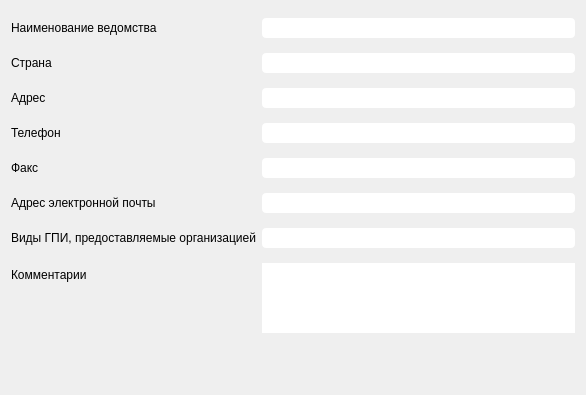
<?xml version="1.0" encoding="UTF-8"?>
<ui version="4.0">
 <class>EditDepartments</class>
 <widget class="QWidget" name="EditDepartments">
  <property name="geometry">
   <rect>
    <x>0</x>
    <y>0</y>
    <width>586</width>
    <height>395</height>
   </rect>
  </property>
  <property name="font">
   <font>
    <pointsize>9</pointsize>
   </font>
  </property>
  <property name="windowTitle">
   <string>Новая запись</string>
  </property>
  <layout class="QGridLayout" name="gridLayout">
   <item row="0" column="0" colspan="2">
    <layout class="QFormLayout" name="formLayout">
     <property name="verticalSpacing">
      <number>13</number>
     </property>
     <property name="topMargin">
      <number>5</number>
     </property>
     <item row="0" column="0">
      <widget class="QLabel" name="label">
       <property name="font">
        <font>
         <pointsize>9</pointsize>
        </font>
       </property>
       <property name="text">
        <string>Наименование ведомства</string>
       </property>
      </widget>
     </item>
     <item row="0" column="1">
      <widget class="QLineEdit" name="lineName">
       <property name="font">
        <font>
         <pointsize>9</pointsize>
        </font>
       </property>
       <property name="styleSheet">
        <string notr="true">QLineEdit{
border-radius:4;
border-width:1px;
max-height:20px;
min-height:20px;

}</string>
       </property>
      </widget>
     </item>
     <item row="1" column="0">
      <widget class="QLabel" name="label_3">
       <property name="font">
        <font>
         <pointsize>9</pointsize>
        </font>
       </property>
       <property name="text">
        <string>Страна</string>
       </property>
      </widget>
     </item>
     <item row="1" column="1">
      <widget class="QLineEdit" name="lineCountry">
       <property name="font">
        <font>
         <pointsize>9</pointsize>
        </font>
       </property>
       <property name="styleSheet">
        <string notr="true">QLineEdit{
border-radius:4;
border-width:1px;
max-height:20px;
min-height:20px;

}</string>
       </property>
      </widget>
     </item>
     <item row="2" column="0">
      <widget class="QLabel" name="label_2">
       <property name="font">
        <font>
         <pointsize>9</pointsize>
        </font>
       </property>
       <property name="text">
        <string>Адрес</string>
       </property>
      </widget>
     </item>
     <item row="2" column="1">
      <widget class="QLineEdit" name="lineAddress">
       <property name="font">
        <font>
         <pointsize>9</pointsize>
        </font>
       </property>
       <property name="styleSheet">
        <string notr="true">QLineEdit{
border-radius:4;
border-width:1px;
max-height:20px;
min-height:20px;

}</string>
       </property>
      </widget>
     </item>
     <item row="3" column="0">
      <widget class="QLabel" name="label_4">
       <property name="font">
        <font>
         <pointsize>9</pointsize>
        </font>
       </property>
       <property name="text">
        <string>Телефон</string>
       </property>
      </widget>
     </item>
     <item row="3" column="1">
      <widget class="QLineEdit" name="linePhone">
       <property name="font">
        <font>
         <pointsize>9</pointsize>
        </font>
       </property>
       <property name="styleSheet">
        <string notr="true">QLineEdit{
border-radius:4;
border-width:1px;
max-height:20px;
min-height:20px;

}</string>
       </property>
      </widget>
     </item>
     <item row="4" column="0">
      <widget class="QLabel" name="label_5">
       <property name="font">
        <font>
         <pointsize>9</pointsize>
        </font>
       </property>
       <property name="text">
        <string>Факс</string>
       </property>
      </widget>
     </item>
     <item row="4" column="1">
      <widget class="QLineEdit" name="lineFax">
       <property name="font">
        <font>
         <pointsize>9</pointsize>
        </font>
       </property>
       <property name="styleSheet">
        <string notr="true">QLineEdit{
border-radius:4;
border-width:1px;
max-height:20px;
min-height:20px;

}</string>
       </property>
      </widget>
     </item>
     <item row="5" column="0">
      <widget class="QLabel" name="label_7">
       <property name="font">
        <font>
         <pointsize>9</pointsize>
        </font>
       </property>
       <property name="text">
        <string>Адрес электронной почты</string>
       </property>
      </widget>
     </item>
     <item row="5" column="1">
      <widget class="QLineEdit" name="lineEmail">
       <property name="font">
        <font>
         <pointsize>9</pointsize>
        </font>
       </property>
       <property name="styleSheet">
        <string notr="true">QLineEdit{
border-radius:4;
border-width:1px;
max-height:20px;
min-height:20px;

}</string>
       </property>
      </widget>
     </item>
     <item row="6" column="0">
      <widget class="QLabel" name="label_8">
       <property name="font">
        <font>
         <pointsize>9</pointsize>
        </font>
       </property>
       <property name="text">
        <string>Виды ГПИ, предоставляемые организацией</string>
       </property>
      </widget>
     </item>
     <item row="6" column="1">
      <widget class="QLineEdit" name="lineGPI">
       <property name="font">
        <font>
         <pointsize>9</pointsize>
        </font>
       </property>
       <property name="styleSheet">
        <string notr="true">QLineEdit{
border-radius:4;
border-width:1px;
max-height:20px;
min-height:20px;

}</string>
       </property>
      </widget>
     </item>
     <item row="7" column="0">
      <widget class="QLabel" name="label_6">
       <property name="font">
        <font>
         <pointsize>9</pointsize>
        </font>
       </property>
       <property name="text">
        <string>Комментарии</string>
       </property>
      </widget>
     </item>
     <item row="7" column="1">
      <widget class="QTextEdit" name="textEdit">
       <property name="styleSheet">
        <string notr="true">QTextEdit{
border-radius:8;
border-width:1px;
max-height:70px;
min-height:70px;

}</string>
       </property>
      </widget>
     </item>
    </layout>
   </item>
   <item row="1" column="1">
    <layout class="QHBoxLayout" name="horizontalLayout">
     <property name="spacing">
      <number>30</number>
     </property>
     <item>
      <spacer name="horizontalSpacer">
       <property name="orientation">
        <enum>Qt::Horizontal</enum>
       </property>
       <property name="sizeHint" stdset="0">
        <size>
         <width>40</width>
         <height>20</height>
        </size>
       </property>
      </spacer>
     </item>
     <item>
      <widget class="QPushButton" name="btnCreate">
       <property name="font">
        <font>
         <pointsize>9</pointsize>
        </font>
       </property>
       <property name="styleSheet">
        <string notr="true">QPushButton{
border:0px

}
</string>
       </property>
       <property name="text">
        <string/>
       </property>
       <property name="icon">
        <iconset resource="../resources/ViewWindowRes.qrc">
         <normaloff>:/images/check.png</normaloff>:/images/check.png</iconset>
       </property>
       <property name="iconSize">
        <size>
         <width>30</width>
         <height>30</height>
        </size>
       </property>
       <property name="flat">
        <bool>true</bool>
       </property>
      </widget>
     </item>
     <item>
      <widget class="QPushButton" name="btnCancel">
       <property name="font">
        <font>
         <pointsize>9</pointsize>
        </font>
       </property>
       <property name="styleSheet">
        <string notr="true">QPushButton{
border:0px}</string>
       </property>
       <property name="text">
        <string/>
       </property>
       <property name="icon">
        <iconset resource="../resources/ViewWindowRes.qrc">
         <normaloff>:/images/close.png</normaloff>:/images/close.png</iconset>
       </property>
       <property name="iconSize">
        <size>
         <width>30</width>
         <height>30</height>
        </size>
       </property>
       <property name="flat">
        <bool>true</bool>
       </property>
      </widget>
     </item>
     <item>
      <spacer name="horizontalSpacer_2">
       <property name="orientation">
        <enum>Qt::Horizontal</enum>
       </property>
       <property name="sizeHint" stdset="0">
        <size>
         <width>40</width>
         <height>20</height>
        </size>
       </property>
      </spacer>
     </item>
    </layout>
   </item>
   <item row="2" column="0" colspan="2">
    <widget class="QLabel" name="lineError">
     <property name="font">
      <font>
       <pointsize>9</pointsize>
      </font>
     </property>
     <property name="text">
      <string/>
     </property>
    </widget>
   </item>
  </layout>
 </widget>
 <resources>
  <include location="../resources/ViewWindowRes.qrc"/>
 </resources>
 <connections>
  <connection>
   <sender>btnCancel</sender>
   <signal>clicked()</signal>
   <receiver>EditDepartments</receiver>
   <slot>close()</slot>
   <hints>
    <hint type="sourcelabel">
     <x>271</x>
     <y>278</y>
    </hint>
    <hint type="destinationlabel">
     <x>239</x>
     <y>161</y>
    </hint>
   </hints>
  </connection>
 </connections>
</ui>
